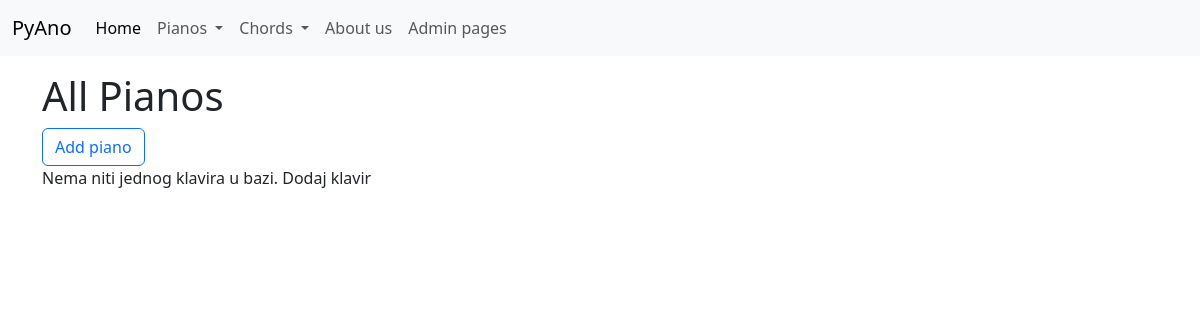
Before: /pianos/ with the older database file.
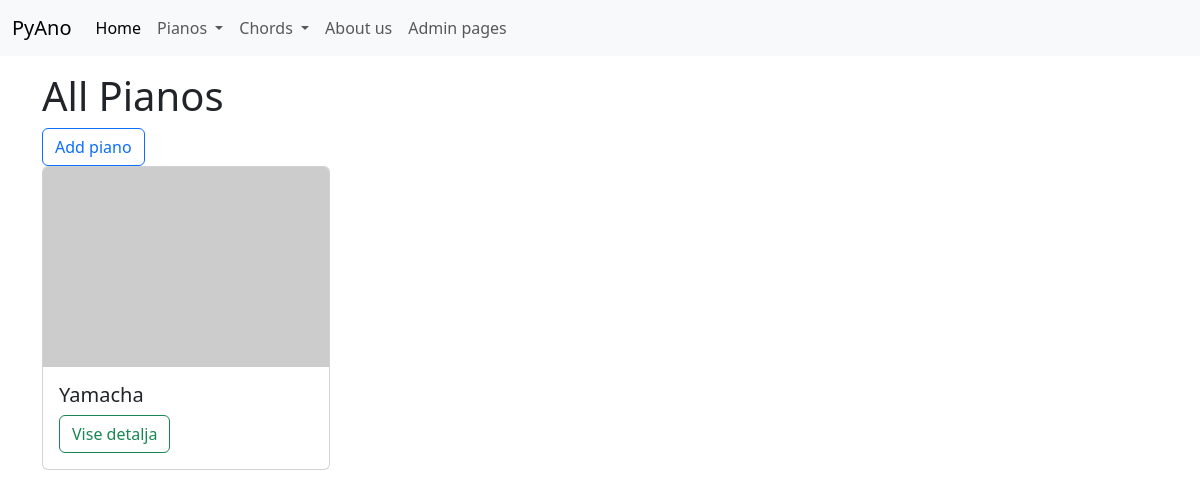
After: the same page with the newer database file.
### pianos/models/pianos.py (models this page shows, shortened)
class Piano(models.Model):
    model = models.CharField(max_length=150,
                             null=False,
                             blank=False,
                             help_text='Naziv klavira')
    description = models.TextField(max_length=750,
                                   null=True,
                                   blank=True,
                                   help_text='Opis klavira')
    category = models.ForeignKey(PianoCategory,
                                 null=False,
                                 default=0,
                                 on_delete=models.SET_DEFAULT)
    type = models.ForeignKey(PianoType,
                             null=False,
                             default=0,
                             on_delete=models.SET_DEFAULT)
    picture_url = models.CharField(max_length=750,
                                   null=True,
                                   blank=True,
                                   help_text='Upisite link do slike klavira')

### pianos/views.py (the view)
# urls.py: path('', views.list, name='chords_list'),
def list(request):
    pianos = Piano.objects.all()
    return render(request, 'pianos/list.html', {'pianos': pianos})

### templates/pianos/list.html (shortened to what this page needs)
{% extends "base/base.html" %}
{% block page_content %}
<h1>All Pianos</h1>
<a href="{% url 'pianos_create' %}" class="btn btn-outline-primary">Add piano</a>
{% if pianos %}
    <div class="row">
        {% for piano in pianos %}
            <div class="col-4">
                <div class="card" style="width: 18rem;">
                    {% if chord.schema_url %}
                       <img height=200 src="{{ chord.schema_url }}" class="card-img-top" alt="...">
                    {% else %}
                        <img height=200 src="https://placehold.co/400x300" class="card-img-top" alt="...">
                    {% endif %}
                    <div class="card-body">
                        <h5 class="card-title">{{ piano.model }}</h5>
                        <a href="{% url 'pianos_details' piano.pk %}" class="btn btn-outline-success">Vise detalja</a>
                    </div>
                </div>
            </div>
        {% endfor %}
    </div>
{% else %}
    <p>Nema niti jednog klavira u bazi. Dodaj klavir</p>
{% endif %}
{% endblock page_content %}

Changed rows visible on the page:
added Piano: model "Yamacha"
Other visible differences:
text no longer shown: "Nema niti jednog klavira u bazi. Dodaj klavir"
